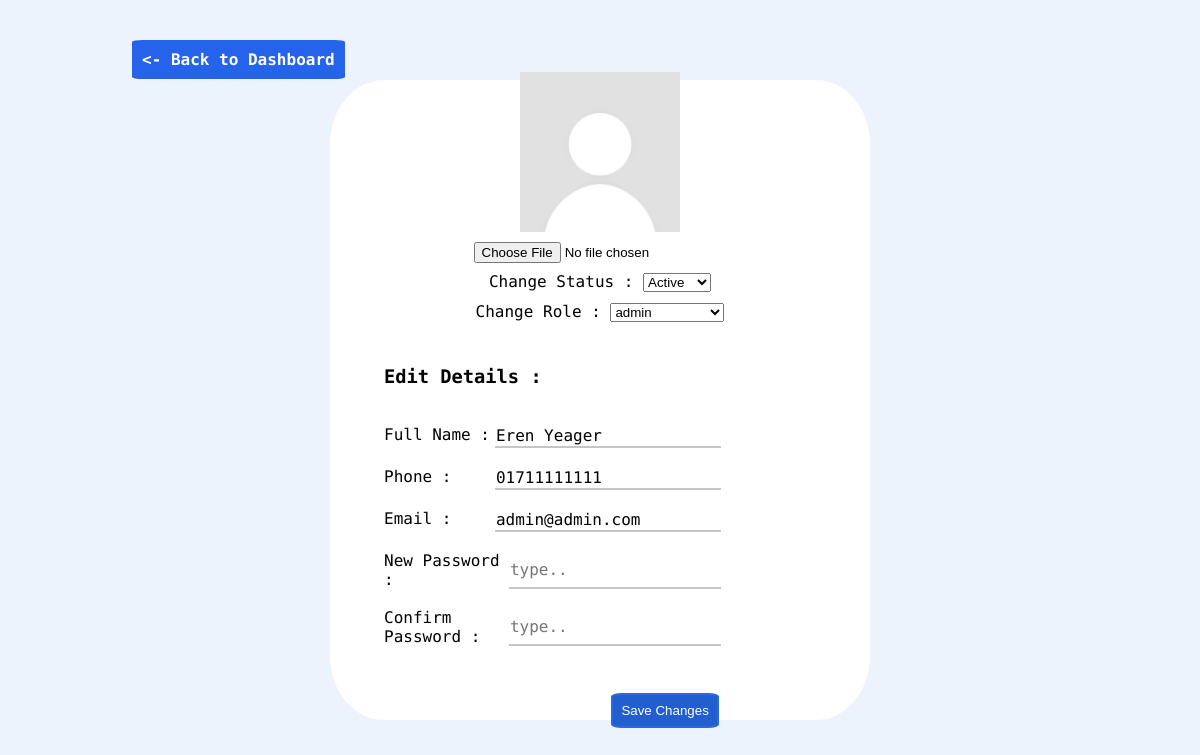
The page /edit_profile.php (signed in) on the database its author committed.
### tables this page shows
CREATE TABLE `users` (
  `user_id` int(11) NOT NULL,
  `role_id` int(11) NOT NULL,
  `full_name` varchar(65) NOT NULL,
  `profile_picture` varchar(255) DEFAULT NULL,
  `phone` varchar(12) NOT NULL,
  `email` varchar(100) NOT NULL,
  `user_password` varchar(255) NOT NULL,
  `user_status` enum('active','inactive') DEFAULT 'active',
  `created_at` timestamp NOT NULL DEFAULT current_timestamp()
);

CREATE TABLE `roles` (
  `role_id` int(11) NOT NULL,
  `role_name` varchar(40) NOT NULL,
  `created_at` timestamp NOT NULL DEFAULT current_timestamp()
);

### config/db.config.php (called while the page is built)
<?php
function dbQuery(string $query){
  $host = 'localhost';
  $port = 3308;
  $dbname = 'sme_inventory';
  $username = 'root';
  $password = '';
  $pdo = new PDO("mysql:host={$host};port={$port};dbname={$dbname}",$username,$password,[
    PDO::ATTR_ERRMODE =>  PDO::ERRMODE_EXCEPTION
    ]);
    $stmt = $pdo->prepare($query);
    $stmt->execute();
    $result = $stmt->fetchAll(PDO::FETCH_ASSOC);
    return $result;
  }
  ?>

### edit_profile.php (the view, shortened to what this page needs)
<?php
if (!empty($_SESSION['user_id'])) :
  include __DIR__ . '/views/header.php';
  include __DIR__ . '/config/db.config.php';
  if (!empty($_GET['id'])) {
    $id = (int) $_GET['id'];
  } else {
    $id = (int) $_SESSION['user_id'];
  }
  $result_cur = dbQuery("SELECT * FROM users WHERE users.user_id = {$id}");
?>
  <div class="edit_profile_container">
    <form class="edit_card" action="edit_profile.php?id=<?= $id ?>" method="POST" enctype="multipart/form-data">
      <div class="pp">
        <?php if ($result_cur[0]['profile_picture'] != NULL) : ?>
          <img src="uploads/<?= $result_cur[0]['profile_picture'] ?>" alt="pp">
        <?php else :  ?>
          <img src="uploads/default.jpeg" alt="pp">
        <?php endif; ?>
      </div>
      <div class="upload_pp">
        <input type="file" accept="image/*" name="profile_picture" />
      </div>
      <?php if ($_SESSION['role_name'] === 'admin') : ?>
        <div>
          <label for="status">Change Status :</label>
          <select name="status" id="status">
            <option value="active"
              <?= $result_cur[0]['user_status'] === 'active' ? 'selected' : '' ?>>
              Active
            </option>
          </select>
        </div>
        <?php
        $roles = dbQuery("SELECT role_id, role_name FROM roles");
        ?>
        <div>
          <label for="role">Change Role :</label>
          <select name="role" id="role">
            <?php foreach ($roles as $role) : ?>
              <option value="<?= $role['role_id'] ?>" <?= $role['role_id'] == $result_cur[0]['role_id'] ?  'selected' : '' ?>>
                <?= $role['role_name'] ?>
              </option>
            <?php endforeach; ?>
          </select>
        </div>
      <?php endif; ?>
      <div class="edit_details">
        <h3>Edit Details :</h3>
        <br>
        <div>
          <label for="name">Full Name :</label>
          <input type="text" id="name" value="<?= $result_cur[0]['full_name']; ?>" name="name" required>
        </div>
        <br>
        <div>
          <label for="phone">Phone :</label>
          <input type="text" id="phone" value="<?= $result_cur[0]['phone']; ?>" name="phone" required>
        </div>
        <br>
        <div>
          <label for="email">Email :</label>
          <input type="email" id="email" value="<?= $result_cur[0]['email'] ?>" name="email" required>
        </div>
        <br>
        <div>
          <label for="password">New Password :</label>
          <input type="password" id="password" placeholder="type.." name="password">
        </div>
        <br>
        <div>
          <label for="c_password">Confirm Password :</label>
          <input type="password" id="c_password" placeholder="type.." name="c_password">
        </div>
      </div>
      <button type="submit">
        Save Changes
      </button>
    </form>
    <a class="back_to_dashboard" href="dashboard.php"><- Back to Dashboard</a>
  </div>
<?php else : header('Location: login.php');
  die();
endif; ?>

### styles/style.css (style rules this page uses)
body { background-color: #685c79; font-family: "Roboto Mono", monospace; box-sizing: border-box; margin: 0; border: 0; }
.edit_profile_container { background-color: #edf3fc; height: 100vh; display: flex; justify-content: center; align-items: center; }
.edit_profile_container .edit_card { background-color: white; height: 80%; width: 35%; display: flex; flex-direction: column; justify-content: center; align-items: center; gap: 1.5rem; border-radius: 10%; }
.edit_profile_container .edit_card .pp { height: 25%; width: 35%; }
.edit_profile_container .edit_card .pp img { width: 100%; height: 100%; object-fit: contain; }
.edit_profile_container .edit_card .upload_pp input { cursor: pointer; }
.edit_profile_container .edit_card .edit_details { width: 80%; margin-top: 1rem; margin-bottom: 4rem; }
.edit_profile_container .edit_card .edit_details div { display: flex; width: 78%; justify-content: space-between; }
.edit_profile_container .edit_card .edit_details input { outline: none; padding: 1px; font-size: medium; width: 14rem; border: 2px solid rgb(199, 198, 198); border-top: none; border-left: none; border-right: none; font-family: "Roboto Mono", monospace; }
.edit_profile_container .edit_card button { padding: 8px; margin-top: -5%; margin-right: 28%; background-color: #225ece; color: white; cursor: pointer; border-radius: 10%; border: 2px solid #286ae6; align-self: flex-end; }
.edit_profile_container .back_to_dashboard { position: absolute; top: 5%; left: 11%; text-decoration: none; background-color: #2563eb; color: white; font-weight: bold; padding: 10px; border-radius: 5%; transition-duration: 0.3s; }

### styles/mac_style.css (style rules this page uses)
@media screen and (min-width: 1200px) and (max-width: 1500px) { .edit_profile_container .edit_card { height: 80%; width: 45%; gap: 0.6rem; } }

### rows shown on the page
users: status "Active", role "admin", name "Eren Yeager", phone "01711111111", email "admin@admin.com"
